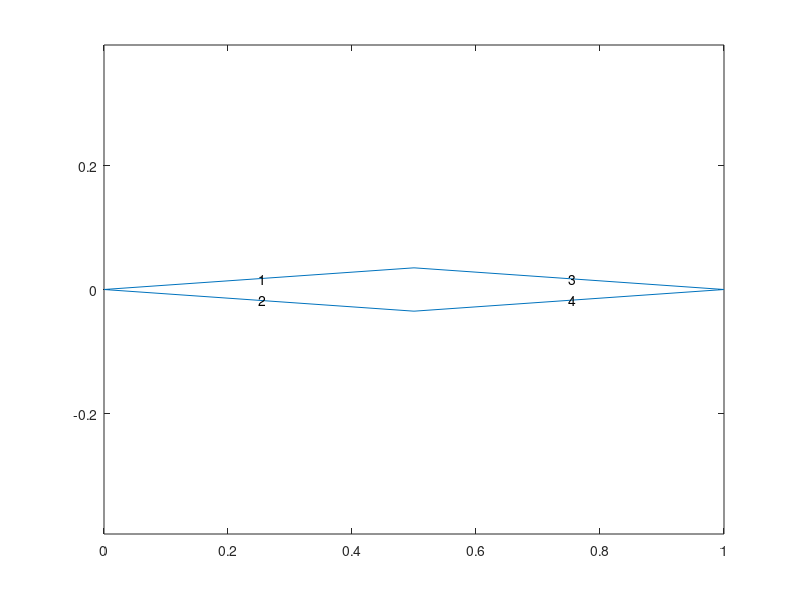

Recreate this plot in MATLAB. (Note: this script raises an error after producing the figure.)
% Calculate lift and Drag for supersonic flow past a wedge

%% Inputs
M_inf   =    2.0; %Mach#
p_inf   =    100000 ; %Pa  Upstream static pressure
alpha   =    5  ; %deg  Angle of attack
theta_f =    4  ; %deg  Forward wedge half angle
theta_a =    4  ; %deg  Aft wedge half angle
chord   =     1 ; %  Chord length
gamma   =    1.4; %specific heat ratio

%% Plot wing section

x_p = chord*tand(theta_a)/(tand(theta_f)+tand(theta_a));
y_p = x_p*tand(theta_f);
x= [0,0;x_p,y_p;chord,0;x_p,-y_p;0,0];

plot(x(:,1),x(:,2))
text(x_p/2,y_p/2,'1'),text(x_p/2,-y_p/2,'2'),text(3*x_p/2,y_p/2,'3'),text(3*x_p/2,-y_p/2,'4') %label surfaces
axis equal

%% Calculate Surface Pressures 

%convert angles to radians
theta_f=theta_f*pi/180;
theta_a=theta_a*pi/180;
alpha=alpha*pi/180;


%pass alpha,theta,M,P,gamma
%Front top surface (1)
if alpha<theta_f
    if alpha>0 
        theta=alpha-theta_f;
    else
        theta=-alpha+theta_f; 
    end
    beta1=findbet(M_inf,theta,gamma);
    mn_inftop=M_inf*sin(beta1);
    p1_pinf=presratoblique(mn_inftop,gamma)
    p_1=p_inf*p1_pinf;
    
    mn1=oblique(mn_inftop,gamma);
    M1=mn1/sin(beta1-theta)
elseif alpha>theta_f
    theta=alpha-theta_f;
    pmanginf = pmang(M_inf,gamma);
    pmang1=pmanginf+theta;
    M1=findm2pmgen(pmang1,gamma);
    p1_pinf=presratpm(M_inf,M1,gamma);
    p_1=p_inf*p1_pinf;
else
    M1=M_inf;
    p_1=p_inf;
end

%Front bottom surface (2)
if alpha>-theta_f
    if alpha<0 
        theta2=-alpha-theta_f;
    else
        theta2=alpha+theta_f; 
    end
    beta2=findbet(M_inf,theta2,gamma);
    mn_infbot=M_inf*sin(beta2);
    p2_pinf=presratoblique(mn_infbot,gamma);
    p_2=p_inf*p2_pinf;
    
    mn2=oblique(mn_infbot,gamma);
    M2=mn2/sin(beta2-theta2);
elseif alpha<-theta_f
    theta2=-alpha-theta_f;
    pmanginf = pmang(M_inf,gamma);
    pmang2=pmanginf+theta2;
    M2=findm2pmgen(pmang2,gamma);
    p2_pinf=presratpm(M_inf,M2,gamma);
    p_2=p_inf*p2_pinf;
else
    M2=M_inf;
    p_2=p_inf;
end

%Back top surface (3)

theta3=abs(theta_f-(-theta_a));
pmang1 = pmang(M1,gamma);
pmang3=pmang1+theta3;
M3=findm2pmgen(pmang3,gamma);
p3_p1=presratpm(M1,M3,gamma);
p_3=p_1*p3_p1;

%Back bottom surface (4)

theta4=abs(theta_f-(-theta_a));
pmang2 = pmang(M2,gamma);
pmang4=pmang2+theta4;
M4=findm2pmgen(pmang4,gamma);
p4_p2=presratpm(M2,M4,gamma);
p_4=p_2*p4_p2;


%% Find Forces

Fx=p_1*y_p-p_3*y_p+p_2*y_p-p_4*y_p
Fy=p_2*x_p-p_1*x_p+p_4*(chord-x_p)-p_3*(chord-x_p)

L=Fy*cos(alpha)-Fx*sin(alpha)
D=Fx*cos(alpha)+Fy*sin(alpha)

Cl=L/(0.5*gamma*p_inf*M_inf^2*chord)
Cd=D/(0.5*gamma*p_inf*M_inf^2*chord)